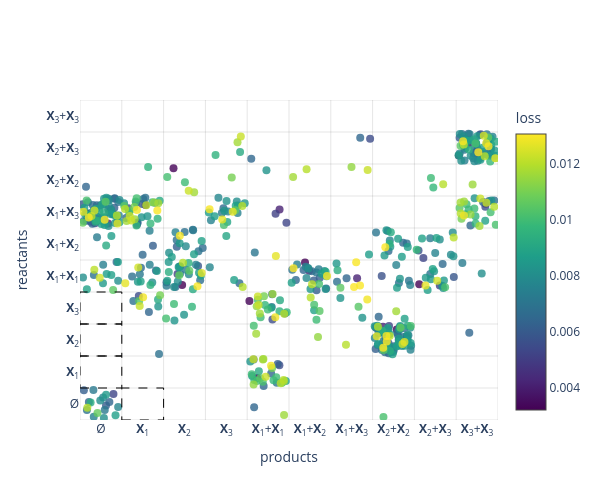

Notebook cell for this chart:
### Code cell
# Plot the reactant-product scatter for the top unfiltered IOCRNs
rewards_sorted = [iocrn.last_task_info['reward'] for iocrn in all_iocrns_sorted]
rewards_sorted_filtered = [iocrn.last_task_info['reward'] for iocrn in all_iocrns_sorted_filtered]

plot_reactant_product_scatter(
    all_iocrns_sorted_filtered[0:n_filtered],
    perf=rewards_sorted_filtered[0:n_filtered],
    species_labels=species_labels,
    max_order= mak_order,
    num_reactions_template=num_reactions_template,
    title="",
    cmap_name="viridis",
    max_ticks=30,
    figsize=(6, 5),
    jitter_scale=0.45,
    use_plotly=True  # ENABLE INTERACTIVE PLOTTING WITH PLOTLY
)

# Plot the reactant-product heatmap for the top filtered IOCRNs (topologically unique)
plot_reactant_product_heatmap(
    all_iocrns_sorted_filtered[0:n_filtered],
    species_labels,
    max_order= mak_order,
    num_reactions_template=num_reactions_template,
    title="",
    cmap_name="YlGnBu",
    max_ticks=30,
    figsize=(7, 6),
)

### Figure 1 — Plotly figure (JSON) as saved in the notebook; plotly's stock layout.template omitted (floating-point values rounded to 4 significant figures; data arrays with more than 128 entries replaced by an {"elided": "..."} marker saying what was removed)
{"data": [{"hovertemplate": "%{text}<extra></extra>", "marker": {"color": {"elided": "600 float values"}, "colorbar": {"title": {"text": "loss"}}, "colorscale": [[0, "#440154"], [0.1111, "#482878"], [0.2222, "#3e4989"], [0.3333, "#31688e"], [0.4444, "#26828e"], [0.5556, "#1f9e89"], [0.6667, "#35b779"], [0.7778, "#6ece58"], [0.8889, "#b5de2b"], [1, "#fde725"]], "opacity": 0.8, "showscale": true, "size": 8}, "mode": "markers", "text": {"elided": "600 str values"}, "type": "scatter", "x": {"elided": "600 float values"}, "y": {"elided": "600 float values"}}], "layout": {"height": 500, "hoverlabel": {"align": "left"}, "plot_bgcolor": "white", "shapes": [{"fillcolor": "rgba(0,0,0,0)", "layer": "above", "line": {"color": "black", "dash": "dash", "width": 1}, "type": "rect", "x0": 0.5, "x1": 1.5, "y0": -0.5, "y1": 0.5}, {"fillcolor": "rgba(0,0,0,0)", "layer": "above", "line": {"color": "black", "dash": "dash", "width": 1}, "type": "rect", "x0": -0.5, "x1": 0.5, "y0": 0.5, "y1": 1.5}, {"fillcolor": "rgba(0,0,0,0)", "layer": "above", "line": {"color": "black", "dash": "dash", "width": 1}, "type": "rect", "x0": -0.5, "x1": 0.5, "y0": 1.5, "y1": 2.5}, {"fillcolor": "rgba(0,0,0,0)", "layer": "above", "line": {"color": "black", "dash": "dash", "width": 1}, "type": "rect", "x0": -0.5, "x1": 0.5, "y0": 2.5, "y1": 3.5}, {"layer": "below", "line": {"color": "rgba(0,0,0,0.1)", "width": 1}, "type": "line", "x0": -0.5, "x1": -0.5, "y0": -0.5, "y1": 9.5}, {"layer": "below", "line": {"color": "rgba(0,0,0,0.1)", "width": 1}, "type": "line", "x0": 0.5, "x1": 0.5, "y0": -0.5, "y1": 9.5}, {"layer": "below", "line": {"color": "rgba(0,0,0,0.1)", "width": 1}, "type": "line", "x0": 1.5, "x1": 1.5, "y0": -0.5, "y1": 9.5}, {"layer": "below", "line": {"color": "rgba(0,0,0,0.1)", "width": 1}, "type": "line", "x0": 2.5, "x1": 2.5, "y0": -0.5, "y1": 9.5}, {"layer": "below", "line": {"color": "rgba(0,0,0,0.1)", "width": 1}, "type": "line", "x0": 3.5, "x1": 3.5, "y0": -0.5, "y1": 9.5}, {"layer": "below", "line": {"color": "rgba(0,0,0,0.1)", "width": 1}, "type": "line", "x0": 4.5, "x1": 4.5, "y0": -0.5, "y1": 9.5}, {"layer": "below", "line": {"color": "rgba(0,0,0,0.1)", "width": 1}, "type": "line", "x0": 5.5, "x1": 5.5, "y0": -0.5, "y1": 9.5}, {"layer": "below", "line": {"color": "rgba(0,0,0,0.1)", "width": 1}, "type": "line", "x0": 6.5, "x1": 6.5, "y0": -0.5, "y1": 9.5}, {"layer": "below", "line": {"color": "rgba(0,0,0,0.1)", "width": 1}, "type": "line", "x0": 7.5, "x1": 7.5, "y0": -0.5, "y1": 9.5}, {"layer": "below", "line": {"color": "rgba(0,0,0,0.1)", "width": 1}, "type": "line", "x0": 8.5, "x1": 8.5, "y0": -0.5, "y1": 9.5}, {"layer": "below", "line": {"color": "rgba(0,0,0,0.1)", "width": 1}, "type": "line", "x0": 9.5, "x1": 9.5, "y0": -0.5, "y1": 9.5}, {"layer": "below", "line": {"color": "rgba(0,0,0,0.1)", "width": 1}, "type": "line", "x0": -0.5, "x1": 9.5, "y0": -0.5, "y1": -0.5}, {"layer": "below", "line": {"color": "rgba(0,0,0,0.1)", "width": 1}, "type": "line", "x0": -0.5, "x1": 9.5, "y0": 0.5, "y1": 0.5}, {"layer": "below", "line": {"color": "rgba(0,0,0,0.1)", "width": 1}, "type": "line", "x0": -0.5, "x1": 9.5, "y0": 1.5, "y1": 1.5}, {"layer": "below", "line": {"color": "rgba(0,0,0,0.1)", "width": 1}, "type": "line", "x0": -0.5, "x1": 9.5, "y0": 2.5, "y1": 2.5}, {"layer": "below", "line": {"color": "rgba(0,0,0,0.1)", "width": 1}, "type": "line", "x0": -0.5, "x1": 9.5, "y0": 3.5, "y1": 3.5}, {"layer": "below", "line": {"color": "rgba(0,0,0,0.1)", "width": 1}, "type": "line", "x0": -0.5, "x1": 9.5, "y0": 4.5, "y1": 4.5}, {"layer": "below", "line": {"color": "rgba(0,0,0,0.1)", "width": 1}, "type": "line", "x0": -0.5, "x1": 9.5, "y0": 5.5, "y1": 5.5}, {"layer": "below", "line": {"color": "rgba(0,0,0,0.1)", "width": 1}, "type": "line", "x0": -0.5, "x1": 9.5, "y0": 6.5, "y1": 6.5}, {"layer": "below", "line": {"color": "rgba(0,0,0,0.1)", "width": 1}, "type": "line", "x0": -0.5, "x1": 9.5, "y0": 7.5, "y1": 7.5}, {"layer": "below", "line": {"color": "rgba(0,0,0,0.1)", "width": 1}, "type": "line", "x0": -0.5, "x1": 9.5, "y0": 8.5, "y1": 8.5}, {"layer": "below", "line": {"color": "rgba(0,0,0,0.1)", "width": 1}, "type": "line", "x0": -0.5, "x1": 9.5, "y0": 9.5, "y1": 9.5}], "title": {"text": ""}, "width": 600, "xaxis": {"range": [-0.5, 9.5], "showgrid": false, "tickmode": "array", "ticktext": ["Ø", "<b>X</b><sub>1</sub>", "<b>X</b><sub>2</sub>", "<b>X</b><sub>3</sub>", "<b>X</b><sub>1</sub>+<b>X</b><sub>1</sub>", "<b>X</b><sub>1</sub>+<b>X</b><sub>2</sub>", "<b>X</b><sub>1</sub>+<b>X</b><sub>3</sub>", "<b>X</b><sub>2</sub>+<b>X</b><sub>2</sub>", "<b>X</b><sub>2</sub>+<b>X</b><sub>3</sub>", "<b>X</b><sub>3</sub>+<b>X</b><sub>3</sub>"], "tickvals": [0, 1, 2, 3, 4, 5, 6, 7, 8, 9], "title": {"text": "products"}, "zeroline": false}, "yaxis": {"range": [-0.5, 9.5], "showgrid": false, "tickmode": "array", "ticktext": ["Ø", "<b>X</b><sub>1</sub>", "<b>X</b><sub>2</sub>", "<b>X</b><sub>3</sub>", "<b>X</b><sub>1</sub>+<b>X</b><sub>1</sub>", "<b>X</b><sub>1</sub>+<b>X</b><sub>2</sub>", "<b>X</b><sub>1</sub>+<b>X</b><sub>3</sub>", "<b>X</b><sub>2</sub>+<b>X</b><sub>2</sub>", "<b>X</b><sub>2</sub>+<b>X</b><sub>3</sub>", "<b>X</b><sub>3</sub>+<b>X</b><sub>3</sub>"], "tickvals": [0, 1, 2, 3, 4, 5, 6, 7, 8, 9], "title": {"text": "reactants"}, "zeroline": false}}}
